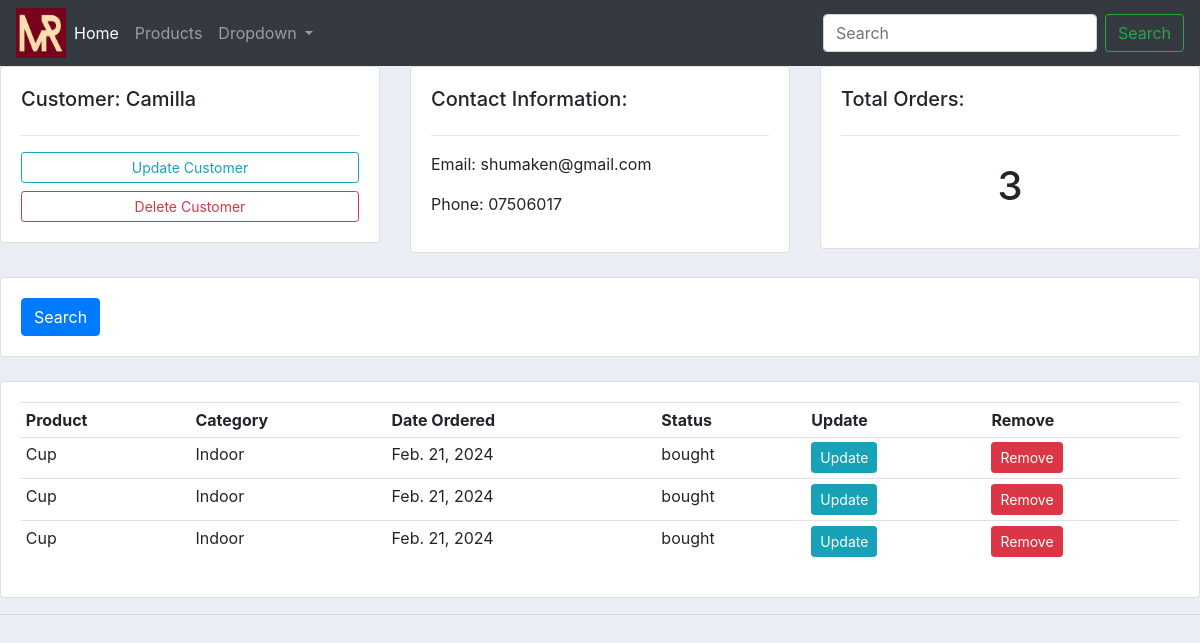
Screenshot of /customer/1 with the database file from the repository.
### accountsApp/models.py (models this page shows, shortened)
class Customer(models.Model):
    name = models.CharField(max_length=200, null=True)
    phone = models.CharField(max_length=200, null=True)
    email = models.CharField(max_length=200, null=True)
    date_created = models.DateField(auto_now_add=True)

class Order(models.Model):
    STATUS = (
        ('Pending', 'Pending'),
        ('Out for delivery', 'Out for delivery'),
        ('Delivered', 'Delivered'),
    )
    customer = models.ForeignKey(Customer, null=True, on_delete=models.SET_NULL)
    product = models.ForeignKey(Product, null=True, on_delete=models.SET_NULL)
    status = models.CharField(max_length=200, null=True)
    date_created = models.DateField(auto_now_add=True)

class Product(models.Model):
    CATEGORY = (
        ('Indoor', 'Indoor'),
        ('Outdoor', 'Outdoor'),
    )
    name = models.CharField(max_length=200, null=True)
    price = models.FloatField(null=True)
    category = models.CharField(max_length=200, null=True, choices=CATEGORY)
    description = models.CharField(max_length=200, null=True, blank=True)
    date_created = models.DateField(auto_now_add=True)
    tags = models.ManyToManyField(Tag)
    def __str__(self):
        return self.name

### accountsApp/views.py (the view)
# urls.py: path('customer/<str:pk>', views.customer, name='customer'),
def customer(request, pk):
    customer = Customer.objects.get(id=pk)
    orders = customer.order_set.all()
    context = {'customer': customer, 'orders': orders}
    return render(request, '../templates/customer.html', context)

### templates/customer.html
{% extends 'main.html' %}
{% block content %}
    <div class="row">
        <div class="col-md">
            <div class="card card-body">
                <h5>Customer: {{ customer.name }}</h5>
                <hr>
                <a class="btn btn-outline-info btn-sm btn-block" href="">Update Customer</a>
                <a class="btn btn-outline-danger btn-sm btn-block" href="">Delete Customer</a>
            </div>
        </div>
        <div class="col-md">
            <div class="card card-body">
                <h5>Contact Information:</h5>
                <hr>
                <p>Email: {{ customer.email }}</p>
                <p>Phone: {{ customer.phone }}</p>
            </div>
        </div>
        <div class="col-md">
            <div class="card card-body">
                <h5>Total Orders:</h5>
                <hr>
                <h1 style="text-align: center; padding: 10px">{{ orders.count }}</h1>
            </div>
        </div>
    </div>
    <br>
    <div class="row">
        <div class="col">
            <div class="card card-body">
                <form method="get">
                    <button class="btn btn-primary" type="submit">Search</button>
                </form>
            </div>
        </div>
    </div>
    <br>
    <div class="row">
        <div class="col">
            <div class="card card-body">
                <table class="table table-sm">
                    <tr>
                        <th>Product</th>
                        <th>Category</th>
                        <th>Date Ordered</th>
                        <th>Status</th>
                        <th>Update</th>
                        <th>Remove</th>
                    </tr>
                    {% for i in orders %}
                        <tr>
                            <td>{{ i.product }}</td>
                            <td>{{ i.product.category }}</td>
                            <td>{{ i.product.date_created }}</td>
                            <td>{{ i.status }}</td>
                            <td><a class="btn btn-sm btn-info" href="">Update</a></td>
                            <td><a class="btn btn-sm btn-danger" href="">Remove</a></td>
                        </tr>
                    {% endfor %}
                </table>
            </div>
        </div>
    </div>
{% endblock %}

### static/css/main.css (style rules this page uses)
body { background-color: #ebeff5; }

### rows the page displays
Customer: name "Camilla", email "shumaken@gmail.com", phone "07506017", count "3"
Order: product "Cup", product.category "Indoor", product.date_created "Feb. 21, 2024", status "bought"
Order: product "Cup", product.category "Indoor", product.date_created "Feb. 21, 2024", status "bought"
Order: product "Cup", product.category "Indoor", product.date_created "Feb. 21, 2024", status "bought"
